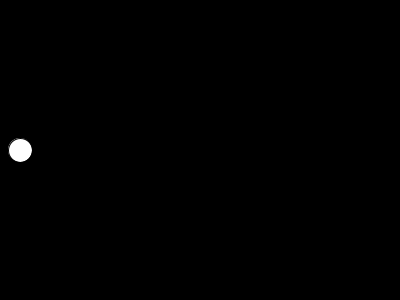
Frame 1 (no input)
Frame 60 (the mouse pressed at the canvas centre just before this capture): identical to frame 1, image omitted
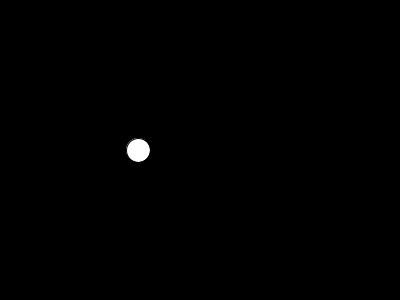
Frame 120 (the mouse held since frame 60 and released just before this capture)

The Processing sketch that drew these frames (run headless with seeded random() and noise(); from frame 60 on, the mouse is pressed at the canvas centre):

// Processing sketch: MousePressed_Code
// ── MousePressed_Code.pde
boolean going = false;
float x = 20;

void setup(){
  size(400,300);
}

void draw() {
  background(0);
  fill(255);
  
  ellipse(x, 150, 24, 24);
  if (going){
    x = x + 2;  
  }
}

void mousePressed(){
  going = !going;
}
